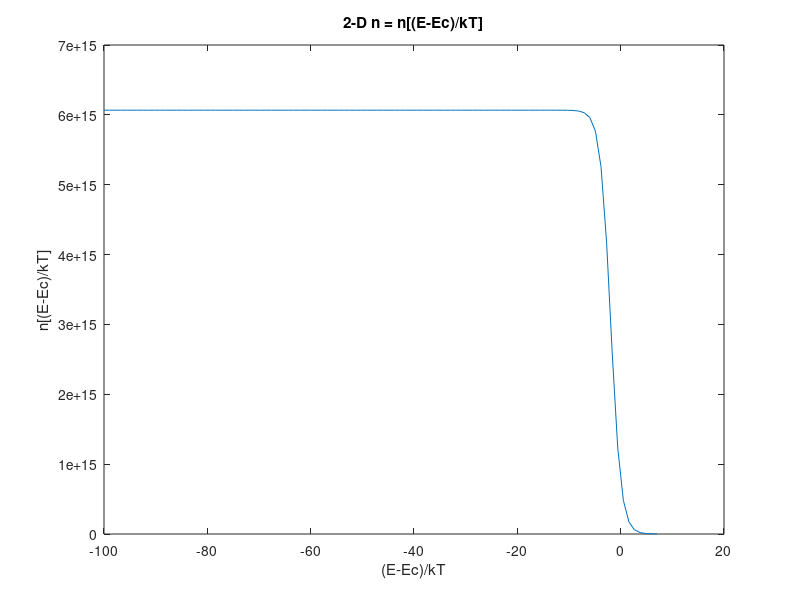

Write the MATLAB code that produced this figure.
m = 0.32.*1.6.*10.^(-31);
kT = 1.38.*10.^(-23).*300;
hbar = 6.626.*10.^(-34)./(2.*pi);
DE = -0.050.*1.6.*10.^(-19);
heta = DE/kT;
coef2 = m./(pi.*hbar.^2)
x = linspace(-100,7);
n2 = coef2.*((1+exp(x-heta)).^(-1)).*(kT)
plot (x,n2)
xlabel ("(E-Ec)/kT")
ylabel ("n[(E-Ec)/kT]")
title ('2-D n = n[(E-Ec)/kT]')